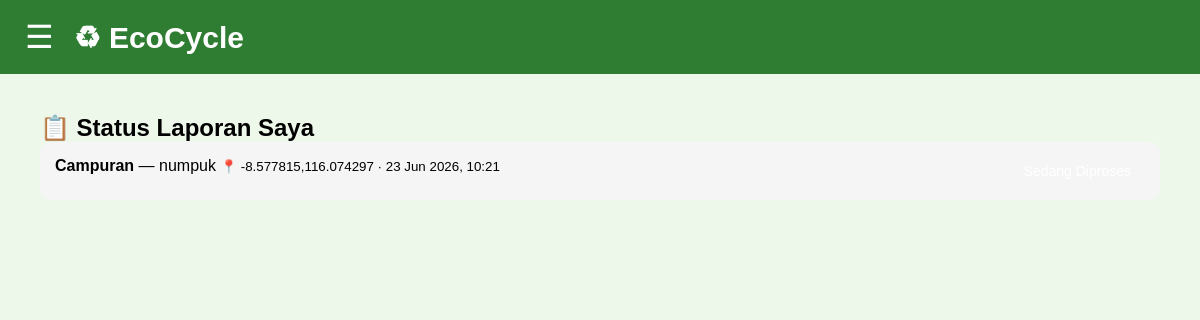
Screenshot of /status_laporan.php (signed in) with the database file from the repository.
### tables this page shows
CREATE TABLE `laporan` (
  `id_laporan` int(11) NOT NULL,
  `id_user` int(11) NOT NULL,
  `foto` varchar(500) DEFAULT NULL,
  `lokasi` text DEFAULT NULL,
  `latitude` decimal(10,8) DEFAULT NULL,
  `longitude` decimal(11,8) DEFAULT NULL,
  `jenis_sampah` varchar(100) DEFAULT NULL,
  `deskripsi` text DEFAULT NULL,
  `status` varchar(50) DEFAULT 'pending',
  `tanggal` datetime DEFAULT current_timestamp()
);

### status_laporan.php (the view, shortened to what this page needs)
<?php
include 'koneksi.php';
$id_user = $_SESSION['user']['id_user'];
$stmt = mysqli_prepare($conn, "SELECT * FROM laporan WHERE id_user = ? ORDER BY tanggal DESC");
mysqli_stmt_bind_param($stmt, "i", $id_user);
mysqli_stmt_execute($stmt);
$laporanList = mysqli_stmt_get_result($stmt);
function statusLabel($status) {
    $map = [
        'pending'  => ['Menunggu Verifikasi', 'status-pending'],
        'diproses' => ['Sedang Diproses', 'status-diproses'],
        'selesai'  => ['Selesai', 'status-selesai'],
        'ditolak'  => ['Ditolak', 'status-ditolak'],
    ];
    return $map[$status] ?? [ucfirst($status), 'status-pending'];
}
?>
<!DOCTYPE html>
<html lang="id">
<head>
  <link rel="stylesheet" href="style2.css">
</head>
<body class="dashboard-body">
  <nav class="navbar">
    <div class="left-navbar">
      <div class="menu-toggle" id="menuToggle">☰</div>
      <div class="logo">♻ EcoCycle</div>
    </div>
  </nav>
  <section class="dashboard-container">
    <div class="content-card">
      <h2>📋 Status Laporan Saya</h2>
      <?php if (mysqli_num_rows($laporanList) === 0) { ?>
        <div class="alert alert-empty">Belum ada laporan yang dikirim. <a href="lapor.php">Buat laporan pertamamu</a>.</div>
      <?php } else {
        while ($row = mysqli_fetch_assoc($laporanList)) {
          [$label, $class] = statusLabel($row['status']);
      ?>
        <div class="status-item">
          <div class="info">
            <span><strong><?php echo htmlspecialchars($row['jenis_sampah']); ?></strong> — <?php echo htmlspecialchars(mb_strimwidth($row['deskripsi'], 0, 60, '...')); ?></span>
            <small>📍 <?php echo htmlspecialchars($row['lokasi']); ?> · <?php echo date('d M Y, H:i', strtotime($row['tanggal'])); ?></small>
          </div>
          <span class="status <?php echo $class; ?>"><?php echo $label; ?></span>
        </div>
      <?php } } ?>
    </div>
  </section>
</body>
</html>

### style2.css (style rules this page uses)
* { margin: 0; padding: 0; box-sizing: border-box; font-family: Arial, sans-serif; }
body { min-height: 100vh; background: linear-gradient(135deg, #d8efb3, #b9d88f); display: flex; justify-content: center; align-items: center; padding: 20px; }
.dashboard-body { background: #eef8ea; display: block; padding: 0; }
.navbar { background: #2e7d32; padding: 18px 25px; color: white; }
.left-navbar { display: flex; align-items: center; gap: 20px; }
.logo { font-size: 30px; font-weight: bold; }
.menu-toggle { font-size: 32px; cursor: pointer; }
.dashboard-container { padding: 40px; display: grid; gap: 25px; }
.status-item { display: flex; justify-content: space-between; margin-bottom: 15px; padding: 15px; background: #f5f5f5; border-radius: 12px; }
.status { padding: 6px 14px; border-radius: 10px; color: white; font-size: 14px; }

### rows the page displays
laporan: jenis_sampah "Campuran", deskripsi "numpuk", lokasi "-8.577815,116.074297", tanggal "23 Jun 2026, 10:21"
